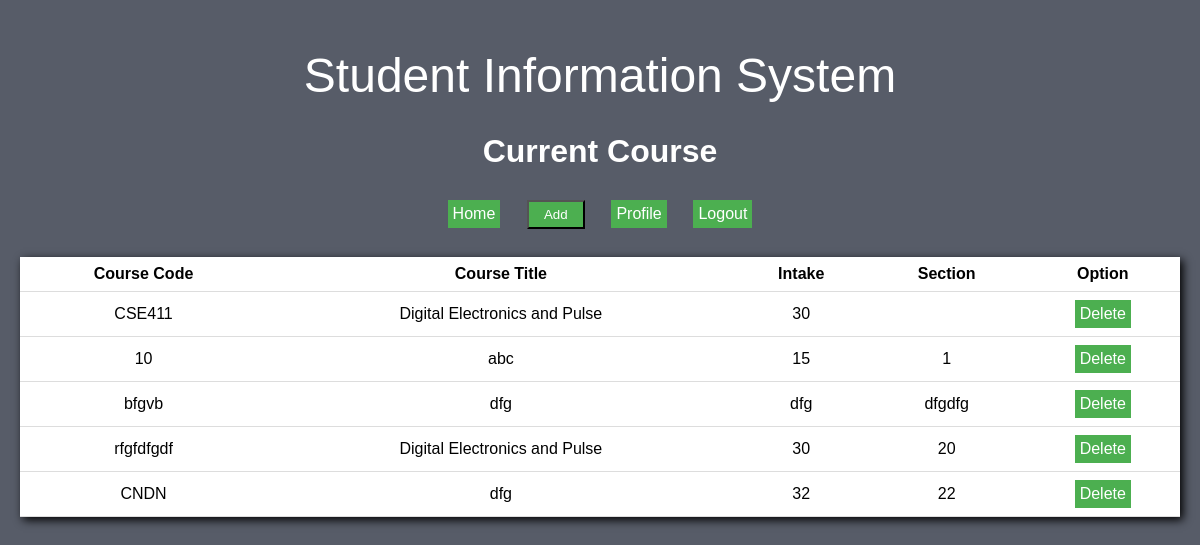
/registration.php (signed in), run on the app's committed database.
### tables this page shows
CREATE TABLE `registration` (
  `id` varchar(50) NOT NULL,
  `semister` varchar(50) NOT NULL,
  `code` varchar(50) NOT NULL,
  `title` varchar(50) NOT NULL,
  `credit` varchar(50) NOT NULL,
  `faculty` varchar(50) NOT NULL,
  `intake` varchar(50) NOT NULL,
  `section` varchar(50) NOT NULL,
  `mid` varchar(50) NOT NULL,
  `final` varchar(50) NOT NULL,
  `thirty` varchar(50) NOT NULL,
  `total` varchar(50) NOT NULL,
  `grade` varchar(50) NOT NULL,
  `point` varchar(50) NOT NULL
);

### registration.php (the view, shortened to what this page needs)
<!DOCTYPE html PUBLIC "-//W3C//DTD XHTML 1.0 Transitional//EN" "http://www.w3.org/TR/xhtml1/DTD/xhtml1-transitional.dtd">
<html xmlns="http://www.w3.org/1999/xhtml">
<head>
<link rel="stylesheet" type="text/css" href="Style/viewtablesearch.css" />
</head>
<body>
<br>
<center><font size="8" color="white">Student Information System</font></center>
<center><h1><font color="white">Current Course</font></h1></center>
<center>
<a href="student.php" target="_blank">
Home
</a>
<button onclick="document.getElementById('modal-wrapper').style.display='block'" >
<font color="white">Add</font></button>
<a href="profile.php" target="_blank">
Profile
</a>
<a href="student_login.php" target="_blank">
Logout
</a>
</center>
<br>
	<table>
    	<tr>
			<th>Course Code</th>
            <th>Course Title</th>
            <th>Intake</th>
			<th>Section</th>
			<th>Option</th>
         </tr>
        <?php
			include "connect.php";
      if(isset($_SESSION['sess_ID']))
      {
      $i = "select code,title,intake,section from registration where ID= '".$_SESSION['sess_ID']."'";
			$h = mysql_query($i);
			while($tr=mysql_fetch_array($h))
			{
		?>
        <tr>
        	<td><?php echo $tr[0]; ?></td>
            <td><?php echo $tr[1]; ?></td>
            <td><?php echo $tr[2]; ?></td>
            <td><?php echo $tr[3]; ?></td>
			<td align="center"><a href="Delete_Form.php? txtid=<?php echo $tr[0];?>">Delete</a></td>
        </tr>
        <?php
			}
    }
		?>
    </table>
</body>
</html>

### Style/viewtablesearch.css (style rules this page uses)
body { background:#575c68; background-repeat:no-repeat; ` background-size:cover; background-attachment:fixed; }
a:link { text-decoration:none; color:#000; }
td,th { padding: 8px; text-align: center; border-bottom: 1px solid #ddd; }
table { border-collapse:collapse; width:100%; background:#FFF; height:auto; margin:auto; box-shadow:3px 3px 9px #000; }

### registration.php (style rules this page uses)
* { margin:0px; padding:10px; font-family:Helvetica, Arial, sans-serif; }
button { background-color: #4CAF50; color: white; padding: 5px 5px; text-align: center; text-decoration: none; display: inline-block; }
a:link, a:visited { background-color: #4CAF50; color: white; padding: 5px 5px; text-align: center; text-decoration: none; display: inline-block; }

### data on the page
registration: code "CSE411", title "Digital Electronics and Pulse", intake "30"
registration: code "10", title "abc", intake "15", section "1"
registration: code "bfgvb", title "dfg", intake "dfg", section "dfgdfg"
registration: code "rfgfdfgdf", title "Digital Electronics and Pulse", intake "30", section "20"
registration: code "CNDN", title "dfg", intake "32", section "22"
